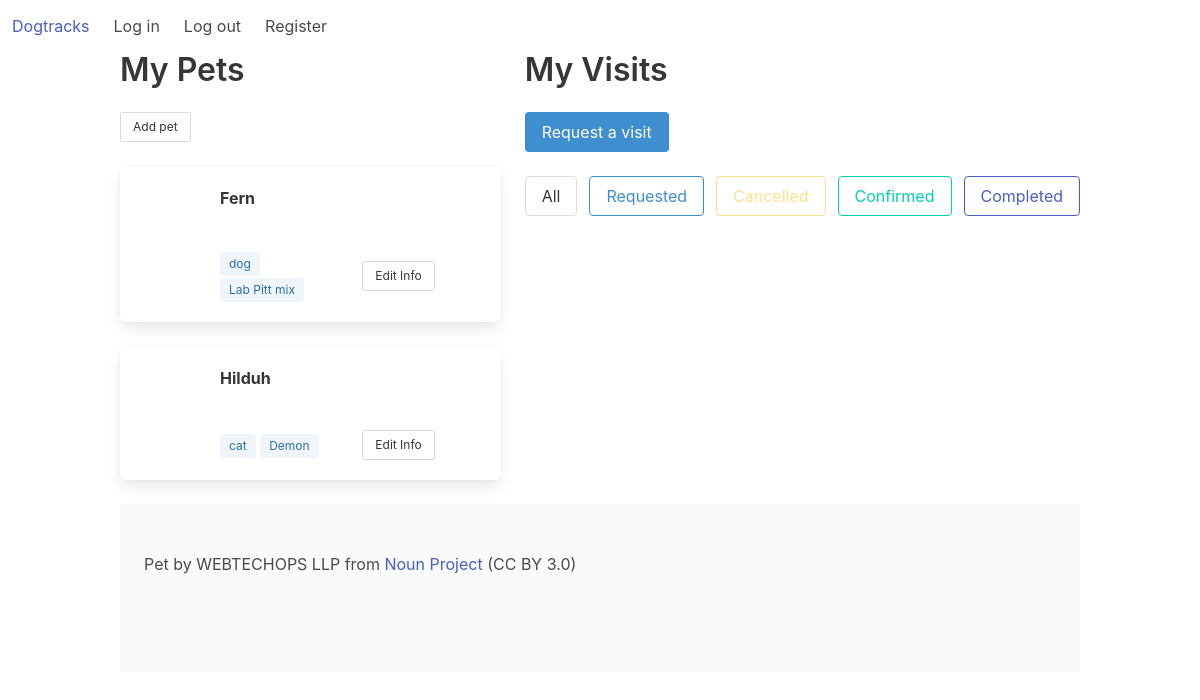
/dogtracks/ (signed in), run on the app's committed database.
### dogtracks/models.py (models this page shows, shortened)
class Animal(models.Model):
	CHOICES = (('dog', 'Dog'), ('cat', 'Cat'), ('horse', 'Horse'), ('other', 'Other'))
	owner = models.ForeignKey(User, related_name='animals', on_delete=models.SET_NULL, null=True)
	name = models.CharField(max_length=25, null=False, blank=False, verbose_name="Pet name")
	photo = models.FileField(upload_to='images', null=True, blank=True)
	breed = models.CharField(max_length=25, blank=True)
	species = models.CharField(choices=CHOICES, max_length=10, blank=True)
	birthday = models.DateField(auto_now=False, auto_now_add=False, null=True, blank=True)

### dogtracks/views.py (the view)
# urls.py: path('', views.index, name='index'),
def index(request):
	if request.user.is_authenticated:
		pets = Animal.objects.filter(owner=request.user)
		context = {"pets": pets}
		return render(request, 'dogtracks/dashboard.html', context)
	else:
		return render(request, 'dogtracks/login.html')

### dogtracks/templates/dogtracks/dashboard.html (shortened to what this page needs)
{% extends "dogtracks/template.html" %}
{% load static %}
{% block content %}
<div class="container">
	<div class="columns">
		<div class="column">
			<div class="container">
				<h1 class="title">My Pets</h1>
				<a class="button is-small" href="{% url 'add_pet' %}">Add pet</a>
			</div>
			<br />
			{% for pet in pets %}
			<div class="box">
				<article class="media">
					<div class="media-left">
						<figure class="image is-64x64">
						</figure>
					</div>
					<div class="media-content">
						<div class="content">
							<p><strong>{{ pet.name }}</strong></p>
							<br />
							<div class="columns is-vcentered">
								<div class="column">
									<span class="tag is-info is-light">{{ pet.species }}</span>
									<span class="tag is-info is-light">{{ pet.breed }}</span>
								</div>
								<div class="column">
									<a class=" button is-small" href="{% url 'update_pet' pet.id %}">
									Edit Info
									</a>
								</div>
							</div>
						</div>
					</div>
				</article>
			</div>
			{% endfor %}
		</div>
		<div class="column">
			<div class="block">
				<h1 class="title">My Visits</h1>
				<a class="button is-info" href="{% url 'add_visit' %}">Request a visit</a>
			</div>
			<div class="block">
				<div class="field is-grouped">
					<div class="control">
						<button class="button is-outlined filter" data-filtertype="all">
							All
						</button>
					</div>
					<div class="control">
						<button class="button is-info is-outlined filter" data-filtertype="request">
							Requested
						</button>
					</div>
					<div class="control">
						<button class="button is-warning is-outlined filter" data-filtertype="cancel">
							Cancelled
						</button>
					</div>
					<div class="control">
						<button class="button is-primary is-outlined filter" data-filtertype="confirm">
							Confirmed
						</button>
					</div>
					<div class="control">
						<button class="button is-link is-outlined filter" data-filtertype="complete">
							Completed
						</button>
					</div>
				</div>
			</div>
	</div>
</div>
<footer class="footer">
	<div class="content has-text">
		<p>
			Pet by WEBTECHOPS LLP from <a href="https://thenounproject.com/browse/icons/term/pet/" target="_blank" title="Pet Icons">Noun Project</a> (CC BY 3.0)
		</p>
	</div>
</footer>
{% endblock %}

### data on the page
Animal: name "Fern", species "dog", breed "Lab Pitt mix"
Animal: name "Hilduh", species "cat", breed "Demon"
